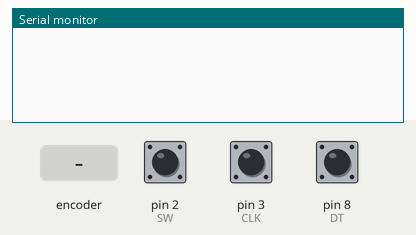
A sketch run on a simulated Arduino Uno, built with avr-gcc and run on an emulated ATmega328P. Parts: the last lines printed to the serial monitor. The inputs (shaded band) are chosen by the test bench; at power-on: pin 2 (SW) HIGH, pin 3 (CLK) HIGH, pin 8 (DT) HIGH.

Above: at 1.2 s.
1.3 s: rotary encoder on pin 3 (CLK) / pin 8 (DT) turned 1 step (first pin leading)
At 2.2 s:
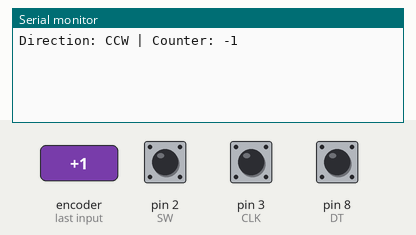
3.0 s: pin 2 (SW) pulled LOW for 0.15 s
At 4.0 s:
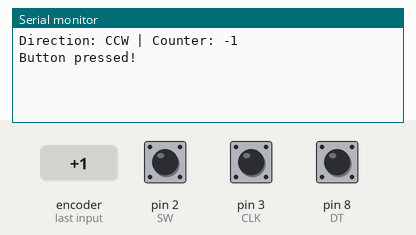
4.6 s: rotary encoder on pin 3 (CLK) / pin 8 (DT) turned 2 steps (second pin leading)
At 5.8 s:
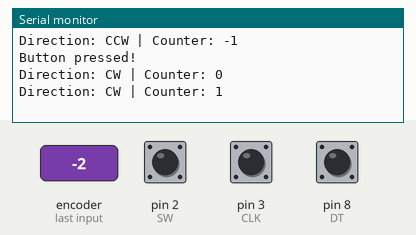

The sketch:

sketch_jun27b.ino
```cpp
#define CLK 3
#define DT 8
#define SW 2

int counter = 0;
int currentStateCLK;
int lastStateCLK;
String currentDir ="";
unsigned long lastButtonPress = 0;

void setup() {

	// Set encoder pins as inputs
	pinMode(CLK,INPUT);
	pinMode(DT,INPUT);
	pinMode(SW, INPUT_PULLUP);

	// Setup Serial Monitor
	Serial.begin(9600);

	// Read the initial state of CLK
	lastStateCLK = digitalRead(CLK);
}

void loop() {

	// Read the current state of CLK
	currentStateCLK = digitalRead(CLK);

	// If last and current state of CLK are different, then pulse occurred
	// React to only 1 state change to avoid double count
	if (currentStateCLK != lastStateCLK  && currentStateCLK == 1){

		// If the DT state is different than the CLK state then
		// the encoder is rotating CCW so decrement
		if (digitalRead(DT) != currentStateCLK) {
			counter --;
			currentDir ="CCW";
		}

    else {
			// Encoder is rotating CW so increment
			counter ++;
			currentDir ="CW";
		}

		Serial.print("Direction: ");
		Serial.print(currentDir);
		Serial.print(" | Counter: ");
		Serial.println(counter);
	}

	// Remember last CLK state
	lastStateCLK = currentStateCLK;

	// Read the button state
	int btnState = digitalRead(SW);

	//If we detect LOW signal, button is pressed
	if (btnState == LOW) {

		//if 50ms have passed since last LOW pulse, it means that the
		//button has been pressed, released and pressed again
		if (millis() - lastButtonPress > 50) {
			Serial.println("Button pressed!");
		}

		// Remember last button press event
		lastButtonPress = millis();
	}

	// Put in a slight delay to help debounce the reading
	delay(1);
}
```

Measured:
- after the input at 1.3 s, the serial monitor: prints a new line after 0.05 s (image 1)
- after the input at 3.0 s, the serial monitor: prints a new line at once (image 2)
- after the input at 4.6 s, the serial monitor: prints a new line after 0.08 s (image 3)
